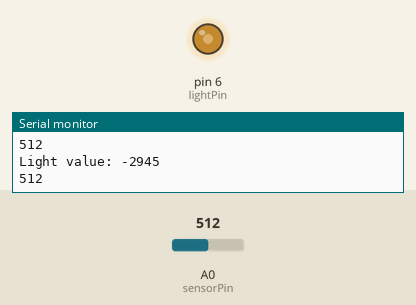
The sketch below on a simulated Arduino Uno, built with avr-gcc and run on an emulated ATmega328P. On the bench: output pins drawn as LEDs (lit = HIGH), the last lines printed to the serial monitor. Inputs (shaded band) come from the test bench; at power-on: A0 (sensorPin) = 512.

Above: at 1.2 s.
1.3 s: A0 (sensorPin) set to 716
At 2.5 s:
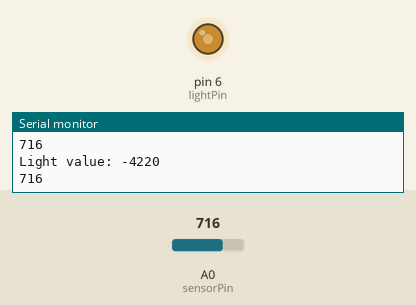
2.8 s: A0 (sensorPin) set to 0
At 4.0 s:
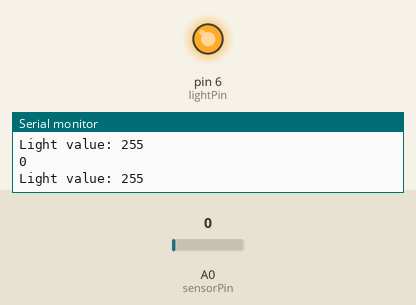
4.3 s: A0 (sensorPin) set to 122
At 4.8 s:
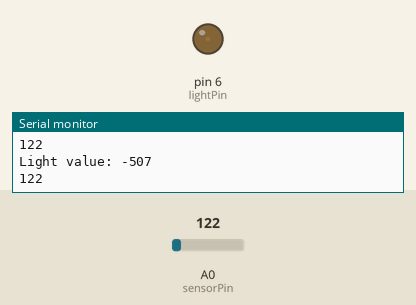
Timing chart, 0 to 7.3 s (numbered marks = the images above; inputs shaded):
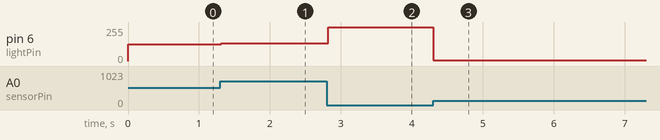

Measured:
- after the input at 1.3 s, pin 6 (lightPin): 127/255 → 132/255 at once
- after the input at 2.8 s, pin 6 (lightPin): 132/255 → 255/255 at once
- after the input at 4.3 s, pin 6 (lightPin): 255/255 → 5/255 at once

The sketch:

project3_light_dependent_resistor.ino
```cpp
//pin constants
const int sensorPin = A0;
const int lightPin = 6;

const int MAX_LIGHT = 255;
//DISTINCT_INPUT_VALUES = 1024 / DISTINCT_OUTPUT_VALUES = 256
const float INPUTS_PER_OUTPUT = 0.16;

//state
int lightIntensity = 0;
int sensorValue = 0;

void setup() {
  Serial.begin(9600); //sets serial port for communication
}
void loop() {
  sensorValue = analogRead(sensorPin);

  int sensorValueInRange = (int) (sensorValue / INPUTS_PER_OUTPUT);

  lightIntensity = MAX_LIGHT - sensorValueInRange;

  analogWrite(lightPin, lightIntensity);

  Serial.println(sensorValue);
  Serial.print("Light value: ");
  Serial.println(lightIntensity);
}
```
